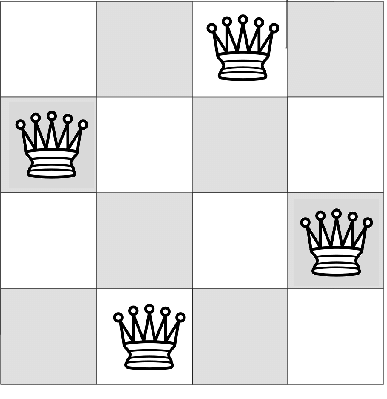
#> input picture tablero.png, 387 x 399 px
$ python -i interfaz.py   (imports and definitions only)
#> lines starting #> are read from the running program, lines starting #| are printed output that depends on the picture
import tkinter as tk
from tkinter import messagebox
import subprocess
from PIL import Image, ImageTk, ImageEnhance
import matplotlib.pyplot as plt


# [69 lines left out: functions ejecutar_simulacion, parsear_tiempos, mostrar_grafica, not called in this run]


def crear_interfaz():
    # Crear ventana principal
    ventana = tk.Tk()
    ventana.title("Simulación - Maestro del Ajedrez")
    ventana.geometry("600x400")
    ventana.resizable(False, False)

    # Fondo del tablero de ajedrez (oscurecido)
    img_tablero = Image.open("tablero.png").convert("RGB")  # Convertir a RGB
#> img_tablero is the input picture: PIL image 387x399 RGB; min 0, max 255, mean 226.4
    img_tablero = img_tablero.resize((600, 400), Image.LANCZOS)
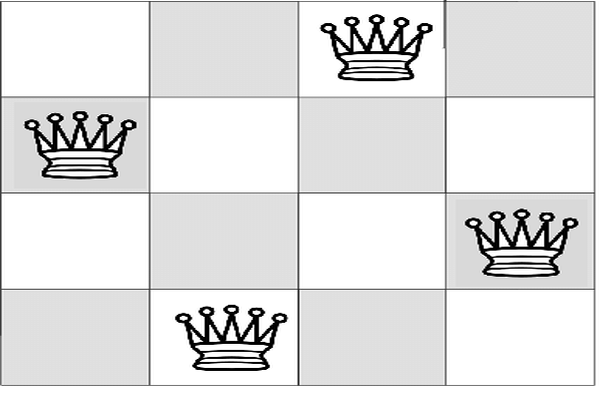
#> img_tablero: PIL image 600x400 RGB; min 0, max 255, mean 226.1
    enhancer = ImageEnhance.Brightness(img_tablero)
    img_tablero_oscura = enhancer.enhance(0.4)  # Reducir brillo al 40%
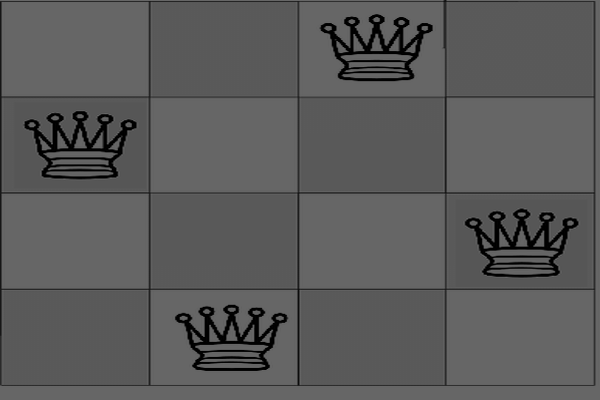
#> img_tablero_oscura: PIL image 600x400 RGB; min 0, max 102, mean 90.3
    fondo = ImageTk.PhotoImage(img_tablero_oscura)
    etiqueta_fondo = tk.Label(ventana, image=fondo)
    etiqueta_fondo.place(x=0, y=0, relwidth=1, relheight=1)

    # Frame principal para centrar todo
    frame_central = tk.Frame(ventana, bg="white")
    frame_central.place(relx=0.5, rely=0.5, anchor="center")

    # Etiqueta de título
    etiqueta = tk.Label(
        frame_central,
        text="Simulación del juego de las n-reinas",
        font=("Arial", 16, "bold"),
        bg="white",
        fg="black"
    )
    etiqueta.pack(pady=10)

    # Frame para el selector de horas
    frame_horas = tk.Frame(frame_central, bg="white")
    frame_horas.pack(pady=10)
    tk.Label(
        frame_horas,
        text="Horas de simulación:",
        font=("Arial", 12),
        bg="white"
    ).pack(side=tk.LEFT, padx=5)

    horas_var = tk.IntVar(value=8)  # Valor predeterminado: 8 horas
    spin_horas = tk.Spinbox(
        frame_horas,
        from_=1,
        to=24,
        textvariable=horas_var,
        font=("Arial", 12),
        width=5,
    )
    spin_horas.pack(side=tk.LEFT, padx=5)

    # Botón para ejecutar simulación
    boton = tk.Button(
        frame_central,
        text="Ejecutar Simulación",
        command=lambda: ejecutar_simulacion(horas_var.get()),
        bg="green",
        fg="white",
        font=("Arial", 14),
        cursor="hand2"  # Cursor tipo pointer
    )
    boton.pack(pady=20)

    # Iniciar loop de la ventana
    ventana.mainloop()


# [2 lines not run here, left out]

>>> result = crear_interfaz()
